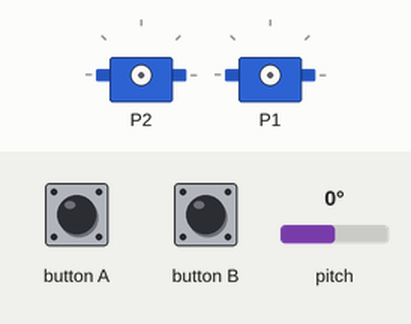
Simulated run of this program. Board: BBC micro:bit (MakeCode). Shown: 2 × servo. Inputs (shaded band) come from the test bench; at power-on: pitch 0°.

Above: at 1.2 s.
1.3 s: pitch set to -27°
2.8 s: pitch set to -34°
4.3 s: button A pressed for 0.15 s
5.9 s: button B pressed for 0.15 s
At 6.8 s:
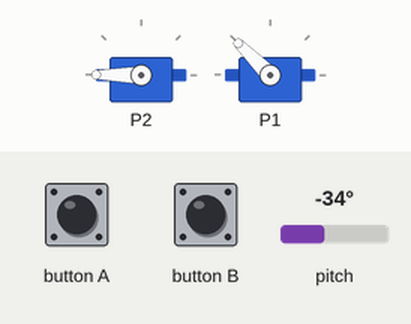
7.5 s: pitch set to 36°
9.0 s: pitch set to 45°
At 9.8 s:
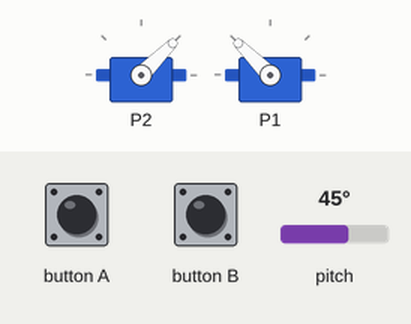
Timing chart, 0 to 11.5 s (numbered marks = the images above; inputs shaded):
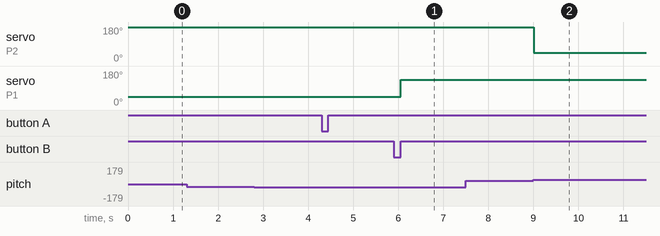

The program:

main.ts
```typescript
input.onButtonPressed(Button.A, function () {
    servos.P1.run(-50)
    basic.pause(100)
    servos.P1.stop()
})
input.onButtonPressed(Button.B, function () {
    servos.P1.run(50)
    basic.pause(100)
    servos.P1.stop()
})
basic.forever(function () {
    if (input.rotation(Rotation.Pitch) < -30) {
        servos.P2.run(100)
    } else if (input.rotation(Rotation.Pitch) > 40) {
        servos.P2.run(-50)
    } else {
        servos.P2.stop()
    }
})
```

test.ts
```typescript
// testene settes inn her; disse vil ikke kompilert så lenge denne pakken blir brukt som en utvidelse.
```

Measured:
- the behaviour switches between 40 and 41° on pitch (found by bisection; images 1 and 2)
- after the input at 1.3 s, every drawn part: stays the same
- after the input at 5.9 s, servo on P1: 45° → 135° after 0.15 s
- after the input at 7.5 s, every drawn part: stays the same
- after the input at 9.0 s, servo on P2: 180° → 45° at once
